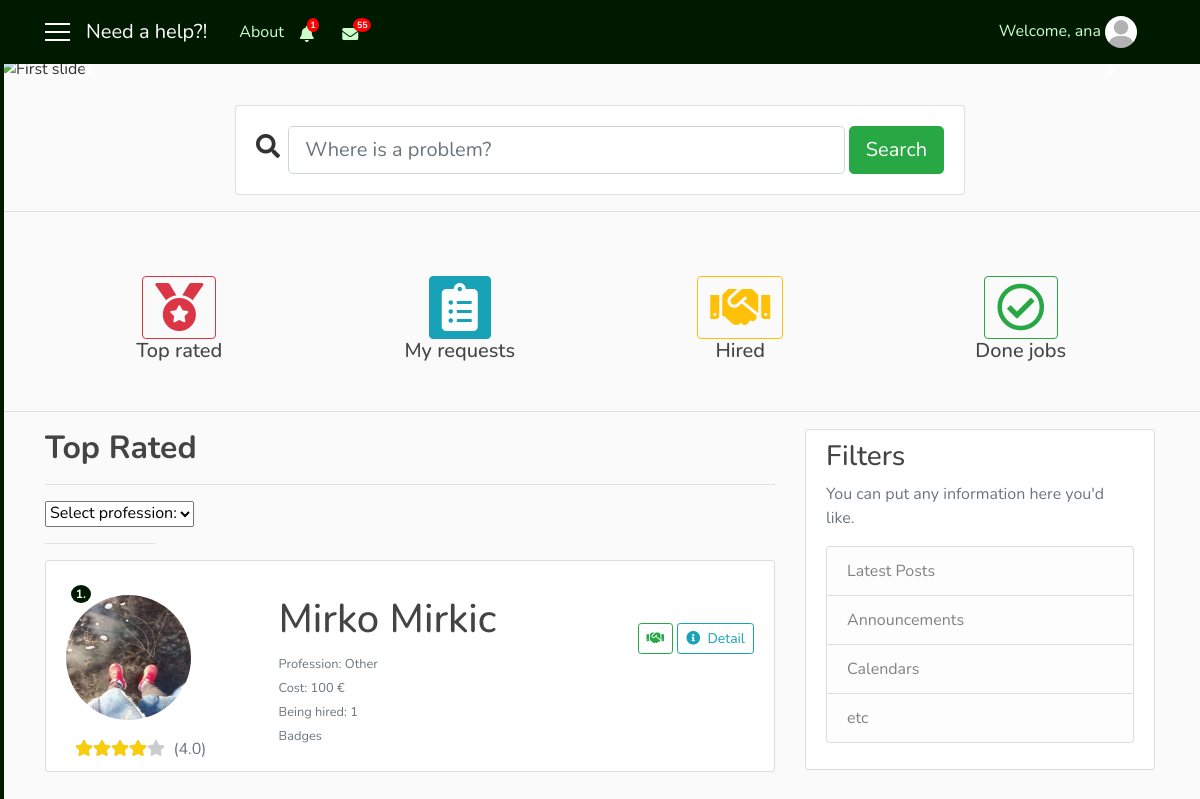
/top_rated (signed in), run on an earlier commit of the app's database.
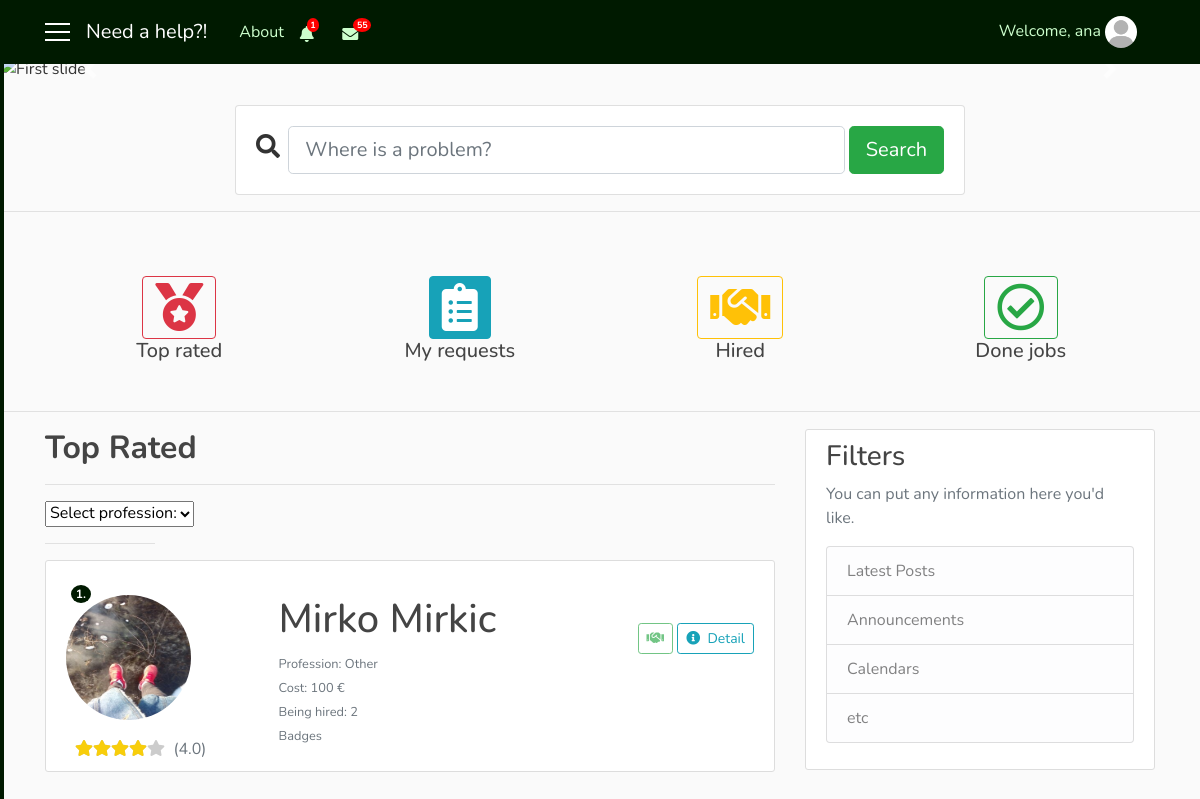
And on a later commit of the database.
### user/models.py (models this page shows, shortened)
class Profile(models.Model):
    user = models.OneToOneField(User, on_delete=models.CASCADE)
    gender = models.CharField(max_length=10, choices=GENDER)
    address = models.CharField(max_length=30)
    birth_date = models.DateField(null=True)
    phone_number = models.CharField(max_length=100)
    costs = models.IntegerField(default=100)
    role = models.CharField(max_length=15, choices=ROLES)
    profession = models.CharField(max_length=250, choices=PROFESSION, default='Other')
    knowledges = models.TextField(max_length=1000)
    rating = models.FloatField(default=0.0)
    rated = models.IntegerField(default=0)
    hired = models.IntegerField(default=0)
    num_hires = models.IntegerField(default=0)
    photo = models.ImageField(default='default_user.jpg', upload_to='profile_user')

### need_a_help_app/views.py (the view)
# urls.py: path('top_rated', views.TopRatedView.as_view(), name='top_rated'),
class TopRatedView(LoginRequiredMixin, ListView):
    template_name = 'need_a_help_app/top_rated.html'
    context_object_name = 'prof'
    paginate_by = 5
    def get_queryset(self):
        return Profile.objects.filter(role='repairman', profession='Other').order_by('-rating')
    def get_context_data(self, **kwargs):
        context_data = super(TopRatedView, self).get_context_data(**kwargs)
        us = self.request.user
        reqq_seen = SeenRequest.objects.filter(user=us)
        hired = Hire.objects.filter(user=us)
        uss = User.objects.all()
        f_hired = []
        for u in uss:
            for h in hired:
                if h.user == us and h.repairman == u.id and h.status == 'pending':
                    f_hired.append(u)
        get_not = self.request.GET.get('not', -1)
        get_not_c = self.request.GET.get('not_c', -1)
        if get_not != -1:
            not_seen = RepairmanNotifications.objects.filter(id=get_not).first()
            not_seen.seen = True
            not_seen.save()
        if get_not_c != -1:
            not_seen = ClientNotifications.objects.filter(id=get_not_c).first()
            not_seen.seen = True
            not_seen.save()
        cnt = RepairmanRequests.objects.filter(repairman=us, seen=False).count()
        act_job = RepairmanRequests.objects.filter(repairman=us, active=True, done=False).count()
        act_req = JobHire.objects.filter(repairman=us, status='pending').count()
        act_cnt = act_job + act_req
        not_r = RepairmanNotifications.objects.filter(repairman=us, remove=False).order_by('-date')
        not_c = ClientNotifications.objects.filter(client=us, remove=False).order_by('-date')
        not_rep = RepairmanNotifications.objects.filter(repairman=us, seen=False).count()
        not_cli = ClientNotifications.objects.filter(client=us, seen=False).count()
        context_data['f_hired'] = f_hired
        context_data['seen_r'] = reqq_seen
        context_data['cnt'] = cnt
        context_data['act_cnt'] = act_cnt
        context_data['not_r'] = not_r
        context_data['not_c'] = not_c
        context_data['not_rep'] = not_rep
        context_data['not_cli'] = not_cli
        return context_data

### need_a_help_app/templates/need_a_help_app/top_rated.html (shortened to what the changed rows need)
{% extends 'need_a_help_app/base.html' %}
{% block content %}
    {% if user.profile.role == 'repairman' %}
        <h2><b>Popularity</b></h2>
    {% else %}
        <h2><b>Top Rated</b></h2>
    {% endif %}
    {% for p in prof %}
        <article class="media content-section">
            <div class="media-body">
                <div class="row">
                    <div class="col-sm-3">
                        <span class="badge badge-popularity">{{ forloop.counter }}.</span>
                        <a href="{% url 'modal_info' p.user.id %}">
                            <img class="rounded-circle account-img" src="{{ p.photo.url }}">
                        </a>
                        <div class="row">
                            <div class="col-sm-12" align="center">
                              <div class="{{ p.user.username }}">
                                <div class="star-outer">
                                  <div class="star-inner"></div>
                                </div>
                                <span class="number-rating text-secondary"></span>
                              </div>
                            </div>
                        </div>
                    </div>
                    <div class="col-sm-5 pl-5 pt-4">
                        <h1>{{ p.user.first_name }} {{ p.user.last_name }}</h1>
                        <small class="text-secondary text-muted">Profession: {{ p.profession }}</small><br>
                        <small class="text-secondary text-muted">Cost: {{ p.costs }} €</small><br>
                        <small class="text-secondary text-muted">Being hired: {{ p.hired }}</small><br>
                        <small class="text-secondary text-muted">Badges</small><br>
                    </div>
                    {% if user.profile.role == 'client' %}
                        <div class="col-sm-4 pt-5" align="right">
                            {% if p.user in f_hired %}
                                <a href="{% url 'hire_repairman' user.id p.user.id %}" class="btn btn-outline-success btn-sm mt-1 mb-1 disabled"><i class="fas fa-handshake"></i></a>
                            {% else %}
                                <a href="{% url 'hire_repairman' user.id p.user.id %}" class="btn btn-outline-success btn-sm mt-1 mb-1"><i class="fas fa-handshake"></i></a>
                            {% endif %}
                            <a href="{% url 'info' p.user.id %}" class="btn btn-outline-info btn-sm mt-1 mb-1"><i class="fas fa-info-circle"></i>&nbsp Detail</a>
                        </div>
                    {% else %}
                        <div class="col-sm-4 pt-5" align="right">
                            <a href="{% url 'modal_info' p.user.id %}" class="btn btn-outline-info btn-sm mt-1 mb-1"><i class="fas fa-info-circle"></i></a>
                        </div>
                    {% endif %}
                </div>
            </div>
        </article>
    {% endfor %}
{% endblock %}

What changed in the data, as far as the page shows it:
changed Profile "Other": hired "1" → "2"
